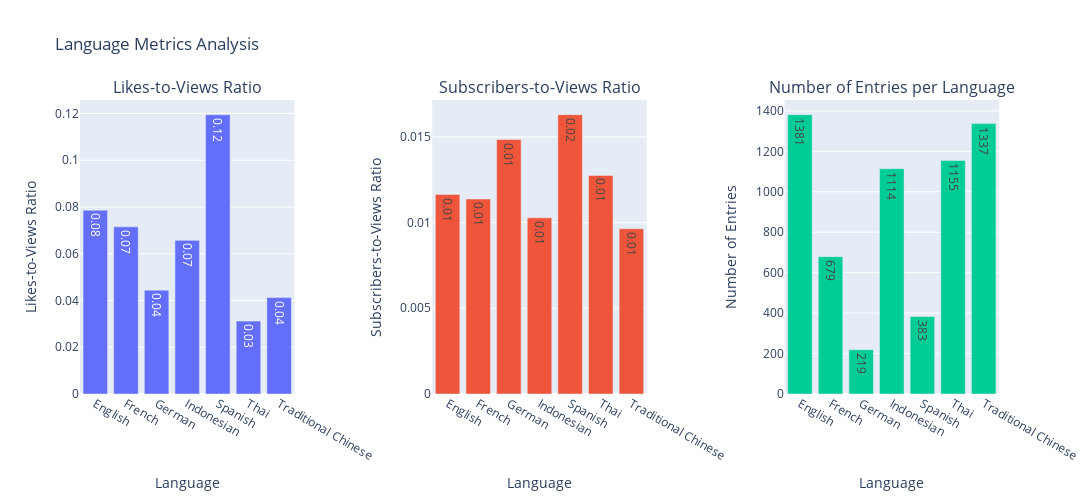

The code cell stored with this chart in its notebook:
### Code cell
data = CSV.copy()

# Create a mapping of language codes to extended names
language_mapping = {
    'de': 'German',
    'en': 'English',
    'es': 'Spanish',
    'fr': 'French',
    'id': 'Indonesian',
    'th': 'Thai',
    'zh-hant': 'Traditional Chinese',
}

# Replace the values in the 'language' column using the mapping
data['language'] = data['language'].replace(language_mapping)

# Calculate statistics for each language
language_stats = data.groupby('language').agg(
    total_likes=('likes', 'sum'),
    total_views=('views', 'sum'),
    total_subscribers=('subscribers', 'sum'),
    total_entries=('language', 'count')
)

# Calculate ratios
language_stats['likes_to_views_ratio'] = language_stats['total_likes'] / language_stats['total_views']
language_stats['subscribers_to_views_ratio'] = language_stats['total_subscribers'] / language_stats['total_views']

# Reset index for plotting
language_stats_df = language_stats.reset_index()

# Create subplots with three columns
fig = make_subplots(
    rows=1, cols=3, 
    horizontal_spacing=0.15,  # Adjust spacing between plots
    subplot_titles=["Likes-to-Views Ratio", "Subscribers-to-Views Ratio", "Number of Entries per Language"]
)

# Plot Likes-to-Views Ratio
fig.add_trace(
    go.Bar(
        x=language_stats_df['language'], 
        y=language_stats_df['likes_to_views_ratio'],
        name='Likes-to-Views Ratio',
        text=[f"{val:.2f}" for val in language_stats_df['likes_to_views_ratio']],
        textposition='auto'
    ),
    row=1, col=1
)

# Plot Subscribers-to-Views Ratio
fig.add_trace(
    go.Bar(
        x=language_stats_df['language'], 
        y=language_stats_df['subscribers_to_views_ratio'],
        name='Subscribers-to-Views Ratio',
        text=[f"{val:.2f}" for val in language_stats_df['subscribers_to_views_ratio']],
        textposition='auto'
    ),
    row=1, col=2
)

# Plot Number of Entries
fig.add_trace(
    go.Bar(
        x=language_stats_df['language'], 
        y=language_stats_df['total_entries'],
        name='Number of Entries',
        text=language_stats_df['total_entries'],
        textposition='auto'
    ),
    row=1, col=3
)

# Update layout for better readability
fig.update_layout(
    title_text="Language Metrics Analysis",
    width=1200,
    height=500,
    showlegend=False
)

# Update axis titles
fig.update_xaxes(title_text="Language", row=1, col=1)
fig.update_yaxes(title_text="Likes-to-Views Ratio", row=1, col=1)

fig.update_xaxes(title_text="Language", row=1, col=2)
fig.update_yaxes(title_text="Subscribers-to-Views Ratio", row=1, col=2)

fig.update_xaxes(title_text="Language", row=1, col=3)
fig.update_yaxes(title_text="Number of Entries", row=1, col=3)

# Show the plot
fig.show()

### Figure 1 — Plotly figure (JSON) as saved in the notebook; plotly's stock layout.template omitted (floating-point values rounded to 4 significant figures)
{"data": [{"name": "Likes-to-Views Ratio", "text": ["0.08", "0.07", "0.04", "0.07", "0.12", "0.03", "0.04"], "textposition": "auto", "type": "bar", "x": ["English", "French", "German", "Indonesian", "Spanish", "Thai", "Traditional Chinese"], "xaxis": "x", "y": [0.07863, 0.0715, 0.04444, 0.06573, 0.1195, 0.03118, 0.04125], "yaxis": "y"}, {"name": "Subscribers-to-Views Ratio", "text": ["0.01", "0.01", "0.01", "0.01", "0.02", "0.01", "0.01"], "textposition": "auto", "type": "bar", "x": ["English", "French", "German", "Indonesian", "Spanish", "Thai", "Traditional Chinese"], "xaxis": "x2", "y": [0.01164, 0.01138, 0.01484, 0.01028, 0.01629, 0.01275, 0.009641], "yaxis": "y2"}, {"name": "Number of Entries", "text": [1381, 679, 219, 1114, 383, 1155, 1337], "textposition": "auto", "type": "bar", "x": ["English", "French", "German", "Indonesian", "Spanish", "Thai", "Traditional Chinese"], "xaxis": "x3", "y": [1381, 679, 219, 1114, 383, 1155, 1337], "yaxis": "y3"}], "layout": {"annotations": [{"font": {"size": 16}, "showarrow": false, "text": "Likes-to-Views Ratio", "x": 0.1167, "xanchor": "center", "xref": "paper", "y": 1, "yanchor": "bottom", "yref": "paper"}, {"font": {"size": 16}, "showarrow": false, "text": "Subscribers-to-Views Ratio", "x": 0.5, "xanchor": "center", "xref": "paper", "y": 1, "yanchor": "bottom", "yref": "paper"}, {"font": {"size": 16}, "showarrow": false, "text": "Number of Entries per Language", "x": 0.8833, "xanchor": "center", "xref": "paper", "y": 1, "yanchor": "bottom", "yref": "paper"}], "height": 500, "showlegend": false, "title": {"text": "Language Metrics Analysis"}, "width": 1200, "xaxis": {"anchor": "y", "domain": [0, 0.2333], "title": {"text": "Language"}}, "xaxis2": {"anchor": "y2", "domain": [0.3833, 0.6167], "title": {"text": "Language"}}, "xaxis3": {"anchor": "y3", "domain": [0.7667, 1.0], "title": {"text": "Language"}}, "yaxis": {"anchor": "x", "domain": [0, 1], "title": {"text": "Likes-to-Views Ratio"}}, "yaxis2": {"anchor": "x2", "domain": [0, 1], "title": {"text": "Subscribers-to-Views Ratio"}}, "yaxis3": {"anchor": "x3", "domain": [0, 1], "title": {"text": "Number of Entries"}}}}
